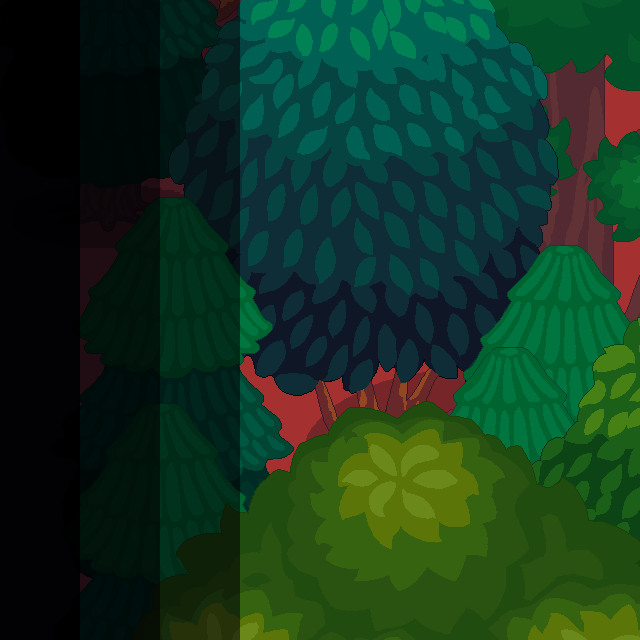

This game map was drawn from its Tiled (.tmx) file and the tilesets committed beside it. A one-line description and the trimmed map source follow:
An orthogonal 40x40 tile map with 16x16 px tiles, 3 tile layers (ground, wall, tree), 3 tilesets.

<map version="1.10" tiledversion="1.10.2" orientation="orthogonal" renderorder="right-down" width="40" height="40" tilewidth="16" tileheight="16" infinite="0" nextlayerid="4" nextobjectid="1">
 <tileset firstgid="1" source="grasslv2.tsx" />
 <tileset firstgid="17" source="lv2_trees.tsx" />
 <tileset firstgid="53" source="wall.tsx" />
 <layer id="1" name="ground" width="40" height="40">
  <properties>
   <property name="unity:SortingLayer" value="Ground" />
   <property name="unity:layer" value="Ground" />
  </properties>
  <data>[1600 cells, 1600 non-empty, 16 distinct tile ids]</data>
 </layer>
 <layer id="2" name="wall" width="40" height="40">
  <properties>
   <property name="unity:ignore" value="Visual" />
   <property name="unity:layer" value="Obstacles" />
  </properties>
  <data>[1600 cells, 1600 non-empty, 1 distinct tile ids]</data>
 </layer>
 <layer id="3" name="tree" width="40" height="40">
  <properties>
   <property name="unity:SortingLayer" value="Foreground" />
   <property name="unity:layer" value="Obstacles" />
  </properties>
  <data>[1600 cells, 1 non-empty, 1 distinct tile ids]</data>
 </layer>
</map>
